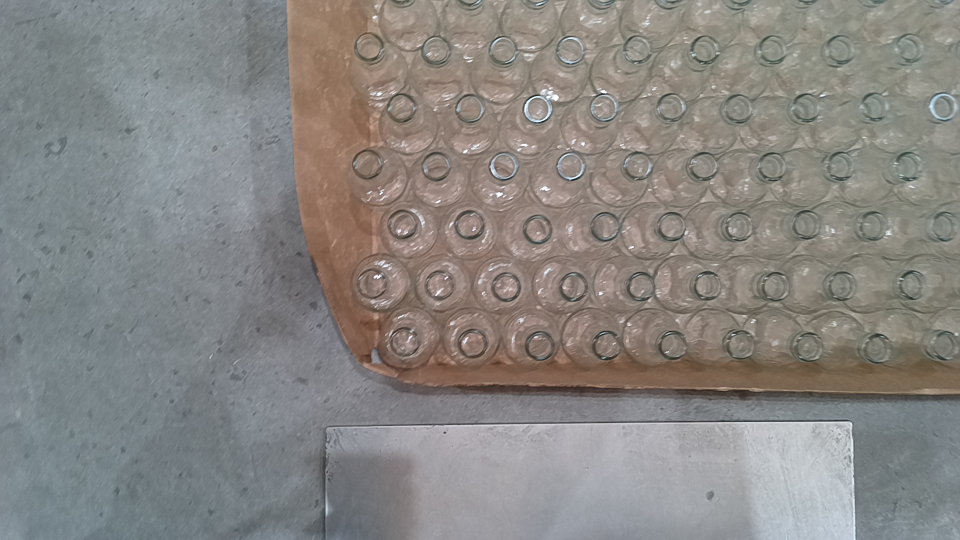
#> input picture 13.jpg, 1920 x 1080 px, found by its file name (shown at 1/2 size)
$ python zoom.py
#> lines starting #> are read from the running program, lines starting #| are printed output that depends on the picture
#> further down, image is the input picture: shape (1080, 1920, 3); mean B, G, R 130.6, 133.8, 136.1
#Zoom

import cv2
import numpy as np


def zoom_image(img, zoomout=0, zoomin=0):
    """
    This functions zoom in or out in the image passed as img.
    Out = Zoom out of the image
    In = Zoom in the image """
#> called with zoomout = 0.5, zoomin = 0

    zoomin= zoomin+1

    zoom_factor = np.random.uniform(zoomout,zoomin)

    #Get the image heigh and widht
    h, w = img.shape[:2]
#> h = 1080; w = 1920


    #Calculate the new image size
    new_size = (int(w * zoom_factor), int(h * zoom_factor))
#> new_size = (1486, 836)

    #Resize the image
    image_flip = cv2.resize(img, new_size)

    return image_flip

import cv2 as cv

def zoom_at(img, zoom=1, angle=0, coord=None):

#> called with zoom = 0.5, angle = 0
    cy, cx = [ i/2 for i in img.shape[:-1] ] if coord is None else coord[::-1]
#> cy = 540; cx = 960

    rot_mat = cv2.getRotationMatrix2D((cx,cy), angle, zoom)
#> rot_mat = [[0.5, 0, 480], [0, 0.5, 270]]
    result = cv2.warpAffine(img, rot_mat, img.shape[1::-1], flags=cv2.INTER_LINEAR)
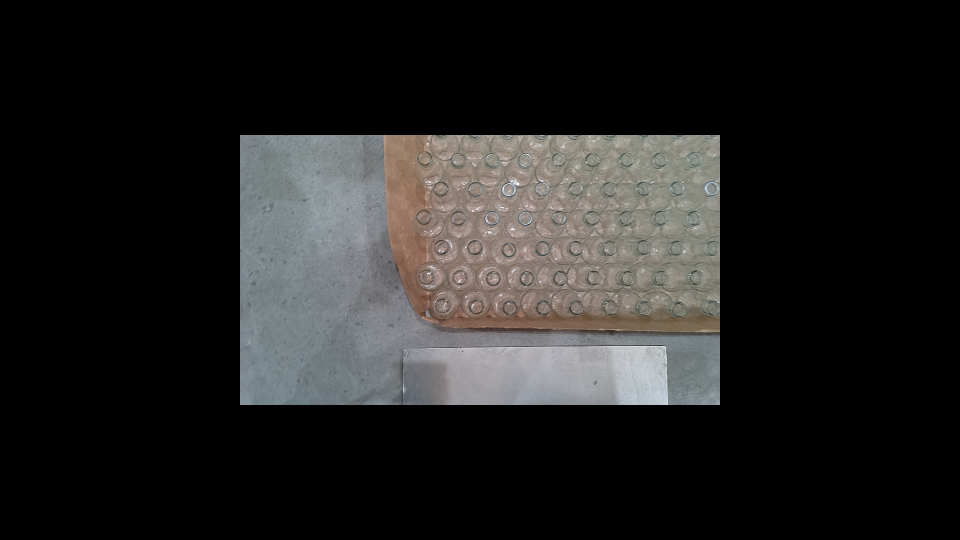
#> result: shape (1080, 1920, 3) (shown at 1/2 size); mean B, G, R 32.7, 33.4, 34

    return result

if __name__ == "__main__":
    image = cv2.imread("data-augmentation/13.jpg")
    image_result = zoom_image(image, 0.5, 0)

    image_result2 = zoom_at(image, zoom=0.5, angle=0)
    # display the original and the Translated image

    cv2.imshow('Original image', image)
    cv2.waitKey(0)

    cv2.imshow('Zoomed image', image_result2)
    cv2.waitKey(0)
    cv2.imwrite("test_zoom.jpg", image_result2)


$ run again, with foto236.jpg copied over 13.jpg
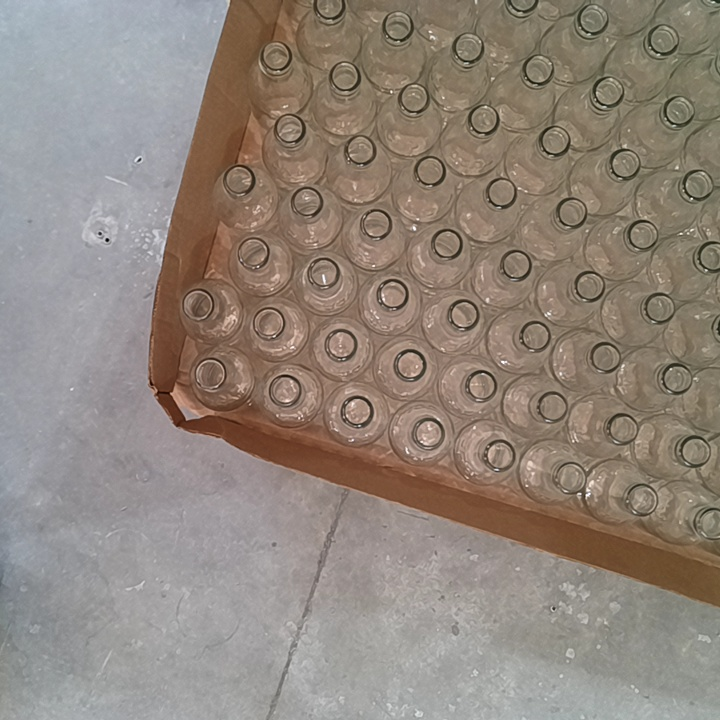
#> input picture foto236.jpg, 720 x 720 px, found by its file name
#> image is the input picture: shape (720, 720, 3); mean B, G, R 123.9, 133.6, 144.9
#> in zoom_at, `result = cv2.warpAffine(img, rot_mat, img.shape[1::-1], flags=cv2.INTE..`:
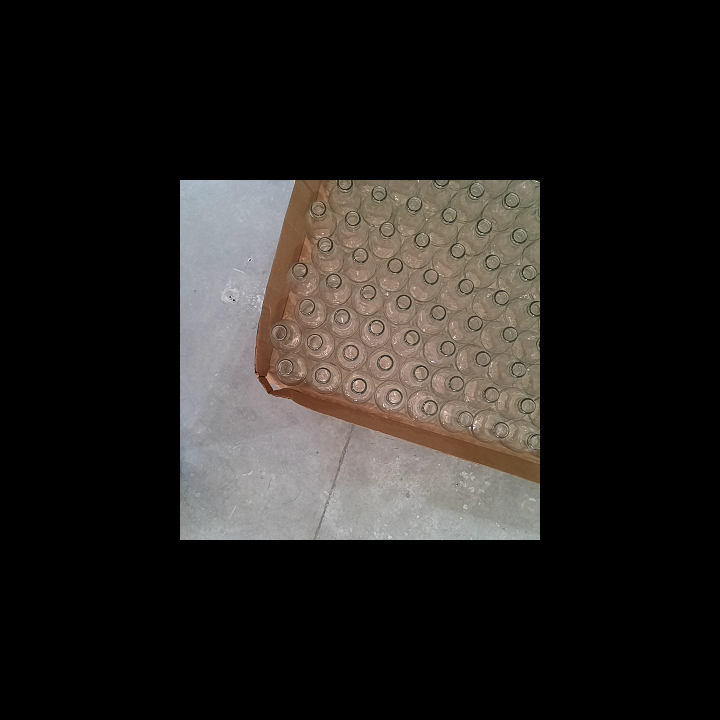
#> result: shape (720, 720, 3); mean B, G, R 31, 33.4, 36.2

$ run again, with test.jpeg copied over 13.jpg
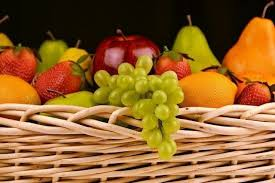
#> input picture test.jpeg, 275 x 183 px, found by its file name
#> image is the input picture: shape (183, 275, 3); mean B, G, R 46.7, 99.4, 145.8
#> in zoom_image, `image_flip = cv2.resize(img, new_size)`:
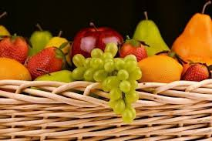
#> image_flip: shape (141, 212, 3); mean B, G, R 46.5, 99.2, 145.6
#> in zoom_at, `result = cv2.warpAffine(img, rot_mat, img.shape[1::-1], flags=cv2.INTE..`:
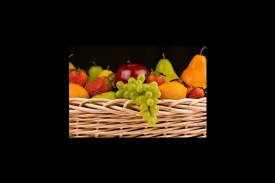
#> result: shape (183, 275, 3); mean B, G, R 11.7, 24.9, 36.5
